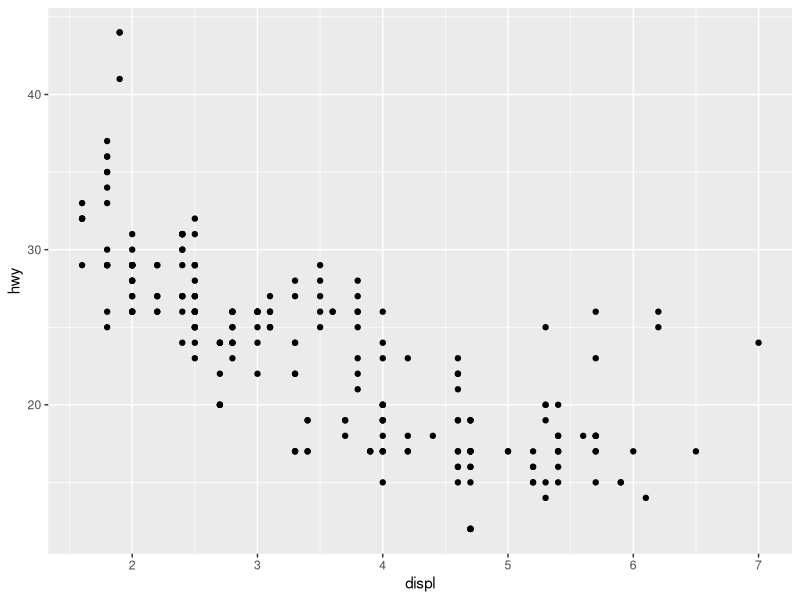
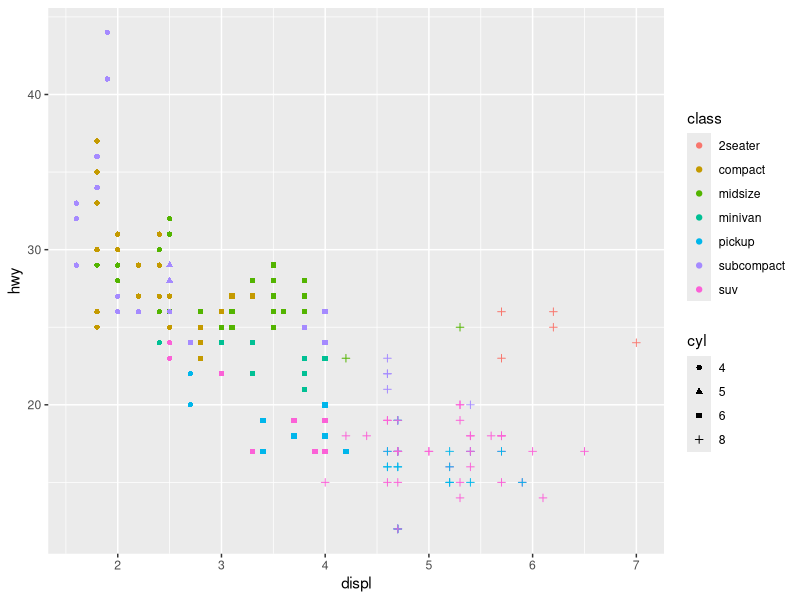
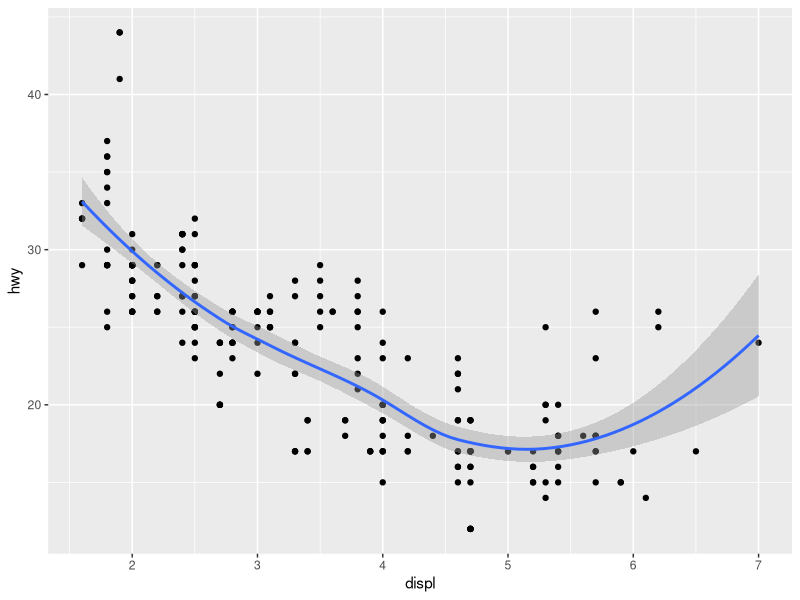
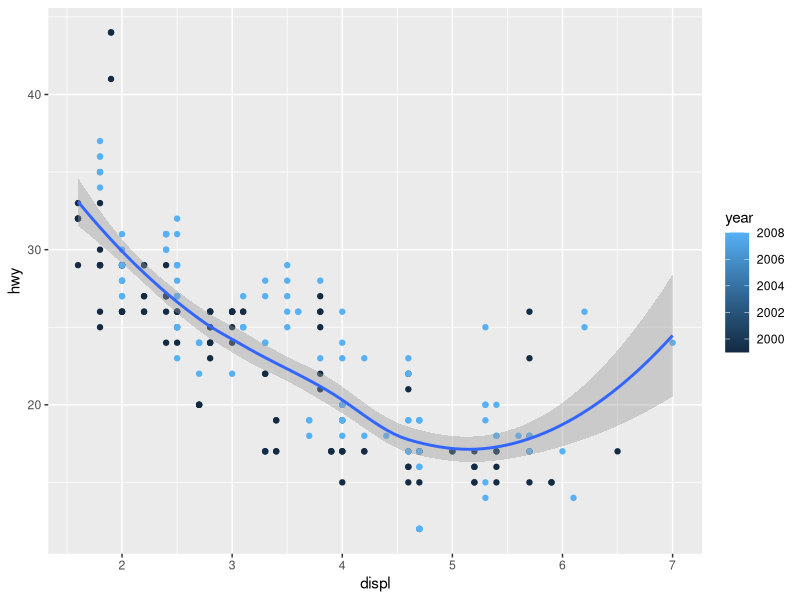
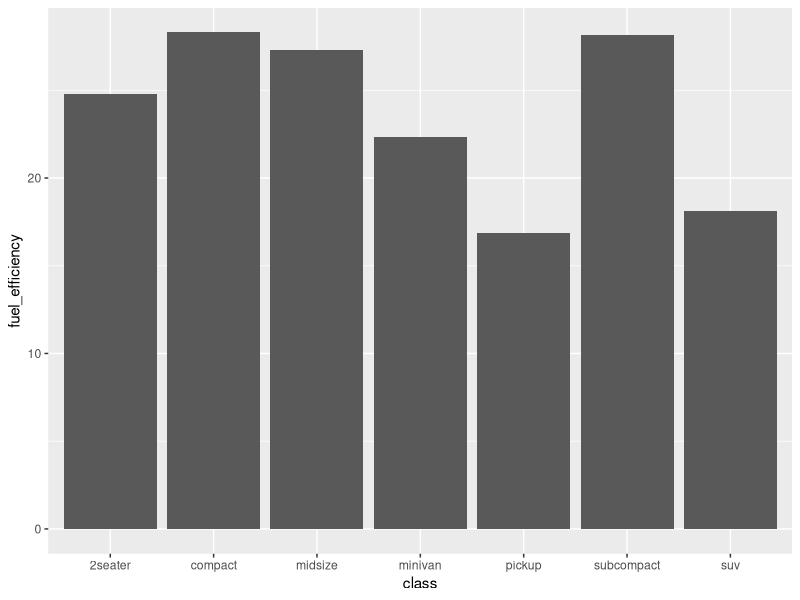
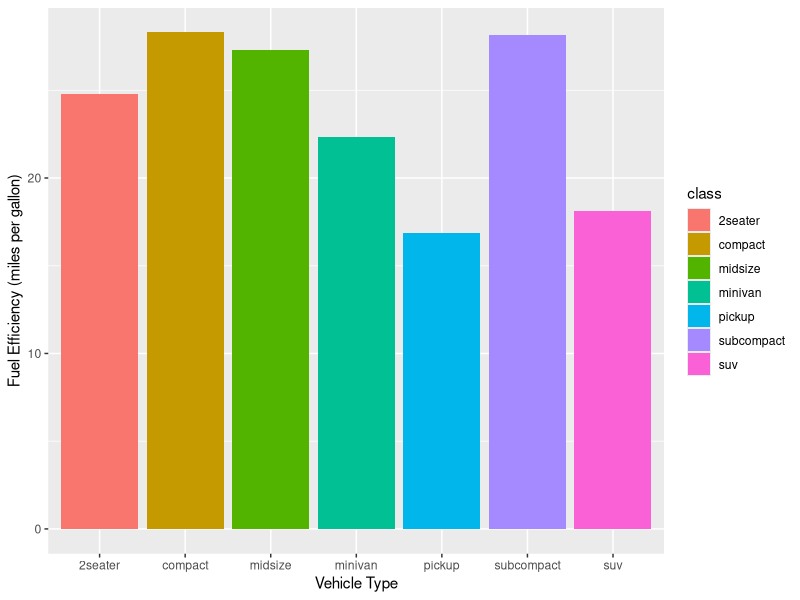
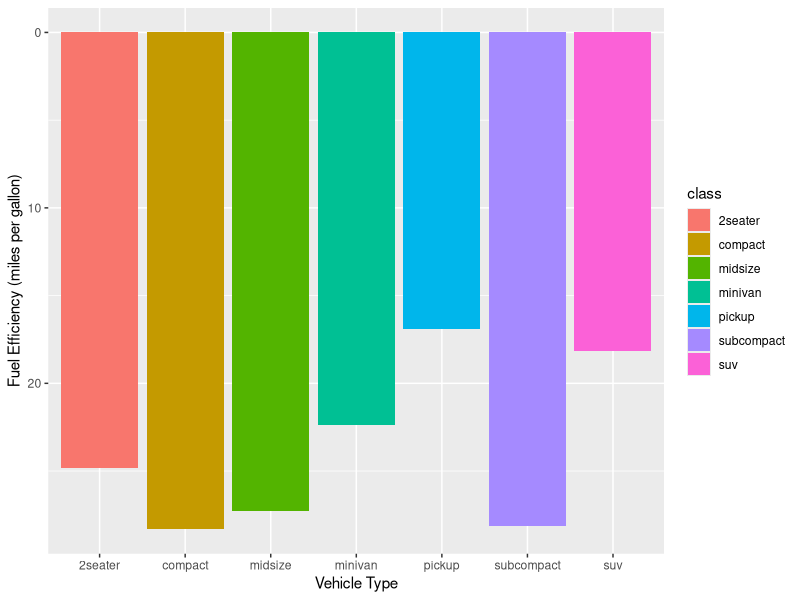
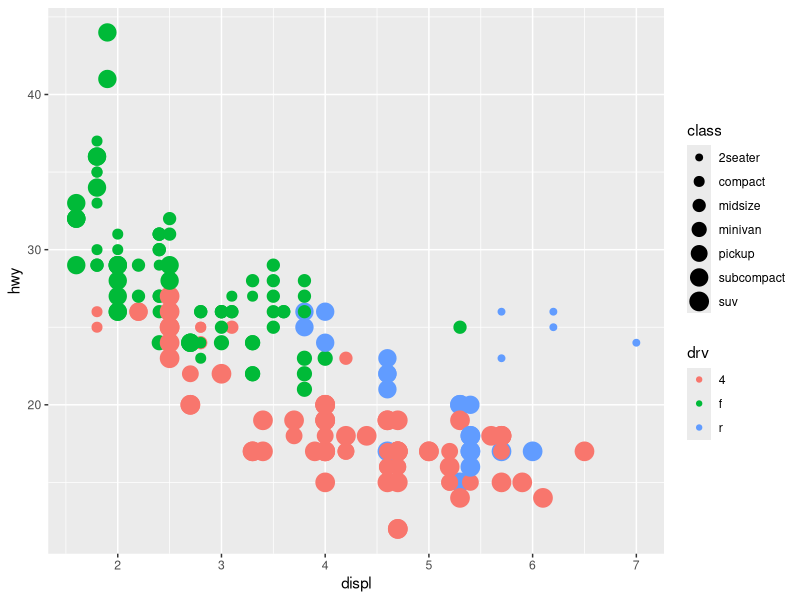

R code for these plots, in order:
## ---- chunk 1
knitr::opts_chunk$set(echo = TRUE)
## ---- chunk 2
library(tidyverse)
## ---- chunk 3
mpg
## ---- chunk 4
ggplot(data = mpg) + 
  geom_point(mapping = aes(x = displ, y = hwy))
## ---- chunk 5
mpg$cyl<- factor(mpg$cyl)
ggplot(data = mpg) + 
  geom_point(mapping = aes(x = displ, y = hwy, color = class, shape=cyl))
## ---- chunk 6
apropos("^geom_")
## ---- chunk 7
apropos("^stat_")
## ---- chunk 8
apropos("^scale_")
## ---- chunk 9
ggplot(data = mpg, 
       mapping = aes(x = displ, y = hwy)) +
  geom_point() +
  geom_smooth()
## ---- chunk 10
ggplot(data = mpg, 
       mapping = aes(x = displ, y = hwy, color = year)) +
  geom_point() +
  geom_smooth()
## ---- chunk 11
(averageEfficiency <- 
  mpg %>% group_by(class) %>% summarise(fuel_efficiency = mean(hwy)))
## ---- chunk 12
ggplot(averageEfficiency) + 
  geom_bar(aes(x = class, y = fuel_efficiency),
           stat = "identity")
## ---- chunk 13
ggplot(averageEfficiency) + 
  geom_bar(aes(x = class, y = fuel_efficiency, fill = class),
           stat = "identity") +
  ylab("Fuel Efficiency (miles per gallon)") +
  xlab("Vehicle Type")
## ---- chunk 14
ggplot(averageEfficiency) + 
  geom_bar(aes(x = class, y = fuel_efficiency, fill = class),
           stat = "identity") +
  ylab("Fuel Efficiency (miles per gallon)") +
  xlab("Vehicle Type") +
  scale_y_reverse()
## ---- chunk 15
ggplot(data = mpg) + 
  geom_point(mapping = aes(x = displ, y = hwy, color = drv, size=class))
